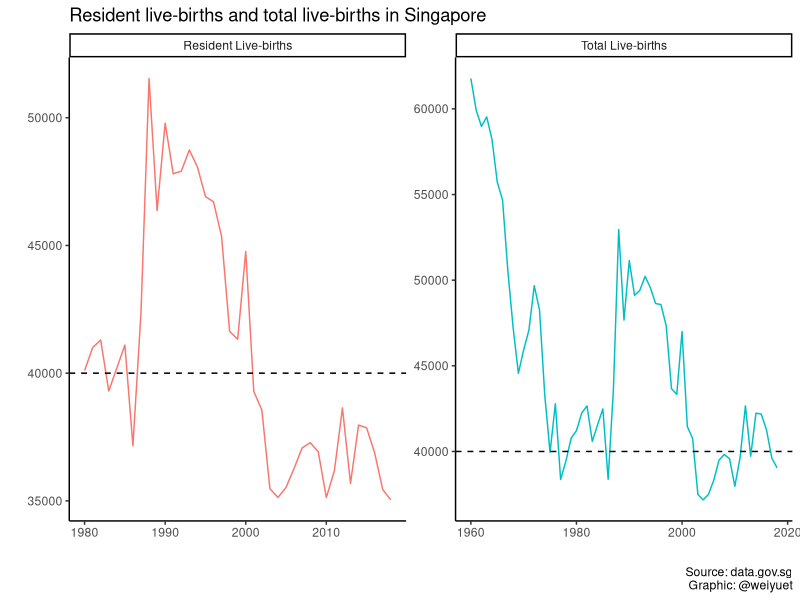
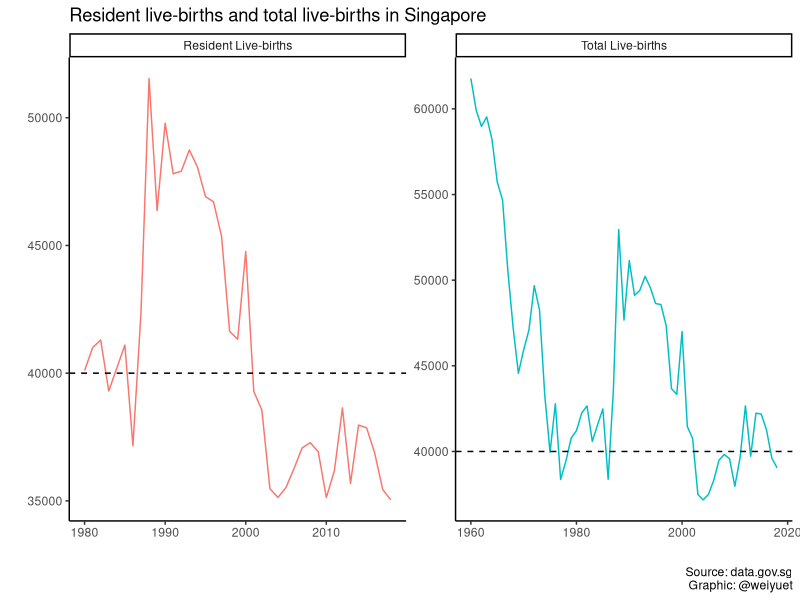

Here is the R script that generated these plots, in order:
#Loading libraries
library(tidyverse)
library(scales)

# Loading data
live_births <- read_csv("data/births-and-fertility-annual/live-births.csv")

# Data wrangling
live_births$value <- as.double(as.character(live_births$value))

# Plotting number of live births
live_births %>% 
  drop_na() %>% 
  ggplot(aes(x = year, y = value, colour = level_1)) +
  geom_line() +
  geom_hline(yintercept = 40000, linetype = 2, size = 0.5) +
  facet_wrap(~level_1, scales = "free") +
  theme_classic() +
  theme(legend.position = "none") +
  labs(x = "", y = "",
       title = "Resident live-births and total live-births in Singapore",
       caption = "Source: data.gov.sg\nGraphic: @weiyuet")

ggsave("figures/resident-and-total-live-births.png", width = 8, height = 6)
  
